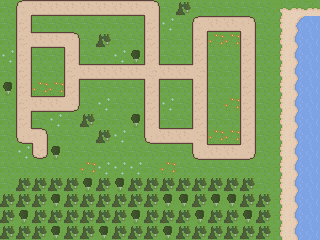

Below is a game level as drawn by its tile map, then a one-line description and the .tmx file that defines it, in full:
An orthogonal 20x15 tile map with 16x16 px tiles, 1 tile layer (Rutlager 1).

<map version="1.5" tiledversion="1.7.0" orientation="orthogonal" renderorder="right-down" width="20" height="15" tilewidth="16" tileheight="16" infinite="0" nextlayerid="3" nextobjectid="1">
 <tileset firstgid="1" source="tileset.tsx" />
 <layer id="1" name="Rutlager 1" width="20" height="15">
  <data encoding="csv">
28,1,11,11,11,11,11,11,11,2,28,46,28,28,28,28,28,14,15,15,
28,10,28,28,28,28,28,28,28,10,29,28,1,11,11,2,28,5,24,7,
28,3,11,11,2,28,46,28,28,10,28,28,10,30,30,10,28,5,6,7,
29,10,28,28,10,28,28,29,37,10,28,28,10,28,28,10,28,5,6,7,
28,10,28,28,3,11,11,11,11,31,11,11,12,28,28,10,28,5,6,7,
37,10,30,30,10,28,28,28,28,10,28,28,10,28,28,10,28,5,6,7,
28,3,11,11,20,28,29,28,28,10,29,28,10,28,30,10,28,5,6,7,
28,10,28,29,28,46,28,28,37,10,28,28,10,28,28,10,28,5,6,7,
28,19,2,28,28,28,46,29,28,19,11,11,12,30,30,10,28,5,6,7,
28,29,4,37,28,28,28,28,28,28,28,28,19,11,11,20,28,5,6,7,
28,28,28,28,28,30,29,29,29,28,30,28,28,28,28,28,28,5,6,7,
28,46,46,46,46,37,46,37,46,46,46,46,46,46,46,46,28,5,6,7,
46,46,46,37,46,46,46,46,46,46,37,37,46,37,37,46,46,5,6,7,
46,37,46,46,46,46,46,46,37,46,46,46,37,46,46,37,46,5,6,7,
46,46,46,37,46,46,37,46,46,46,37,46,46,46,46,46,46,5,6,7
</data>
 </layer>
</map>
